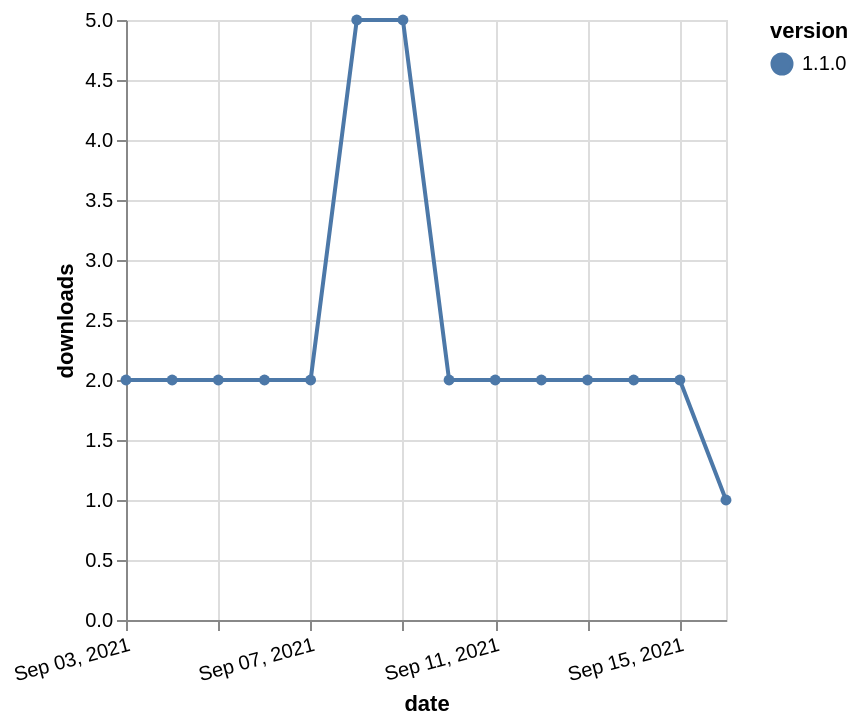

Write the Vega-Lite specification saved for this chart.
### Vega-Lite specification from a JSON file in a GitHub repository (floating-point values rounded to 4 significant figures)
{"$schema": "https://vega.github.io/schema/vega-lite/v5.json", "description": "A simple bar chart with embedded data.", "data": {"values": [{"date": "2021-09-03", "total": 3729, "delta": 2, "version": "1.1.0"}, {"date": "2021-09-04", "total": 3731, "delta": 2, "version": "1.1.0"}, {"date": "2021-09-05", "total": 3733, "delta": 2, "version": "1.1.0"}, {"date": "2021-09-06", "total": 3735, "delta": 2, "version": "1.1.0"}, {"date": "2021-09-07", "total": 3737, "delta": 2, "version": "1.1.0"}, {"date": "2021-09-08", "total": 3742, "delta": 5, "version": "1.1.0"}, {"date": "2021-09-09", "total": 3747, "delta": 5, "version": "1.1.0"}, {"date": "2021-09-10", "total": 3749, "delta": 2, "version": "1.1.0"}, {"date": "2021-09-11", "total": 3751, "delta": 2, "version": "1.1.0"}, {"date": "2021-09-12", "total": 3753, "delta": 2, "version": "1.1.0"}, {"date": "2021-09-13", "total": 3755, "delta": 2, "version": "1.1.0"}, {"date": "2021-09-14", "total": 3757, "delta": 2, "version": "1.1.0"}, {"date": "2021-09-15", "total": 3759, "delta": 2, "version": "1.1.0"}, {"date": "2021-09-16", "total": 3760, "delta": 1, "version": "1.1.0"}]}, "width": "container", "mark": {"type": "line", "point": {"filled": true}}, "encoding": {"x": {"field": "date", "type": "temporal", "timeUnit": "yearmonthdate", "title": "date", "axis": {"labelAngle": -15}}, "y": {"field": "delta", "type": "quantitative", "title": "downloads"}, "color": {"field": "version", "type": "nominal"}, "tooltip": {"field": "delta"}}}
